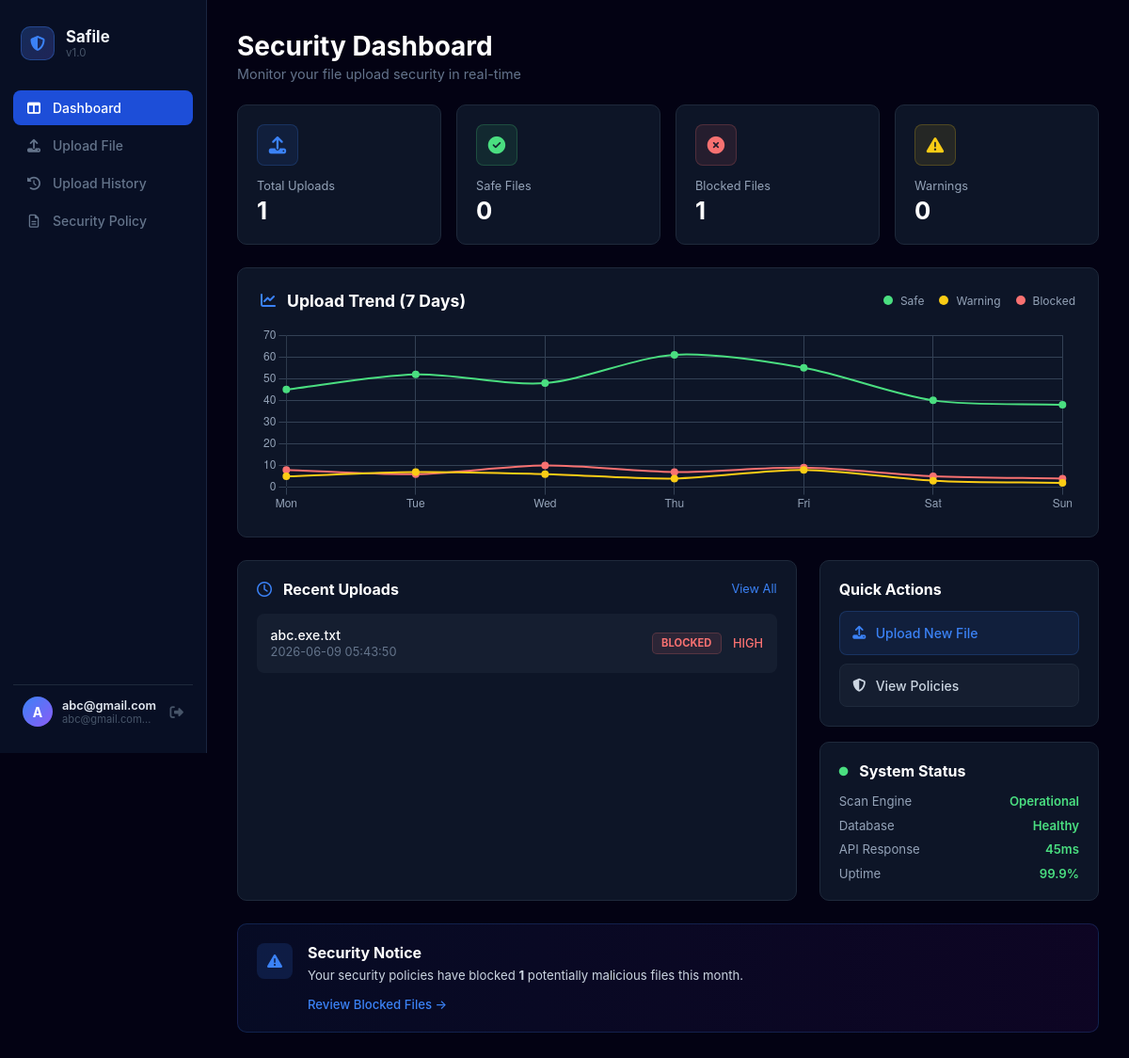
The page /dashboard (signed in) on the database as committed earlier.
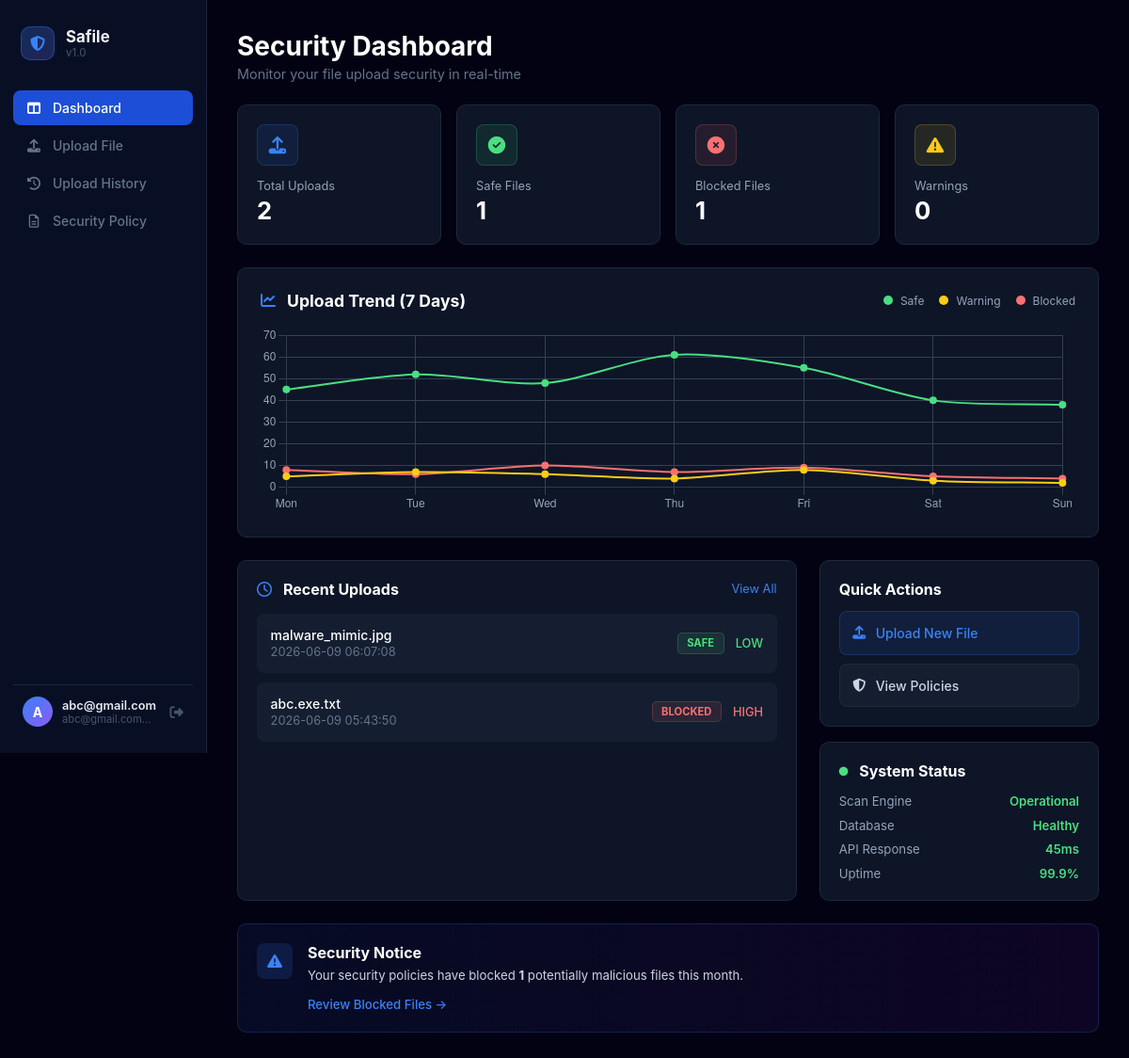
The same page on the database as committed later.
### tables this page shows
CREATE TABLE history (
            id INTEGER PRIMARY KEY AUTOINCREMENT,
            user_id INTEGER NOT NULL,
            filename TEXT NOT NULL,
            status TEXT NOT NULL,
            risk TEXT NOT NULL,
            reason TEXT NOT NULL,
            timestamp DATETIME DEFAULT CURRENT_TIMESTAMP,
            FOREIGN KEY(user_id) REFERENCES users(id)
        );

### app.py (the view)
@app.route('/dashboard')
def dashboard():
    if 'username' not in session:
        return redirect(url_for('login'))
    username = session.get('username', 'Admin')
    current_user_id = session.get('user_id') # 이 부분이 빠져 있었습니다!
    email = f"{username.lower()}@safile.local"
    try:
        conn = sqlite3.connect('safile.db')
        cursor = conn.cursor()
        cursor.execute('SELECT COUNT(*) FROM history WHERE user_id = ?', (current_user_id,))
        total_uploads = cursor.fetchone()[0]
        cursor.execute("SELECT COUNT(*) FROM history WHERE status = 'SAFE' AND user_id = ?", (current_user_id,))
        safe_files = cursor.fetchone()[0]
        cursor.execute("SELECT COUNT(*) FROM history WHERE status = 'BLOCKED' AND user_id = ?", (current_user_id,))
        blocked_files = cursor.fetchone()[0]
        cursor.execute("SELECT COUNT(*) FROM history WHERE status = 'WARNING' AND user_id = ?", (current_user_id,))
        warning_files = cursor.fetchone()[0]
        cursor.execute('SELECT filename, status, risk, timestamp FROM history WHERE user_id = ? ORDER BY timestamp DESC LIMIT 5', (current_user_id,))
        rows = cursor.fetchall()
        conn.close()
        recent_uploads = []
        for r in rows:
            recent_uploads.append({
                "filename": r[0],
                "result": r[1],  # SAFE, WARNING, BLOCKED 문자열 필터링 매칭
                "risk": r[2],    # LOW, MEDIUM, HIGH 위험도 텍스트 매칭
                "time": r[3]     # 타임스탬프 기록 매칭
            })
    except sqlite3.Error:
        total_uploads, safe_files, blocked_files, warning_files = 0, 0, 0, 0
        recent_uploads = []
    return render_template(
        'dashboard.html',
        username=username,
        email=email,
        total_uploads=total_uploads,
        safe_files=safe_files,
        blocked_files=blocked_files,
        warning_files=warning_files,
        recent_uploads=recent_uploads
    )

### app.py (called while the page is built)
@app.context_processor
def inject_user_stats():
    if 'user_id' in session:
        user_id = session.get('user_id')
        conn = sqlite3.connect('safile.db')
        cursor = conn.cursor()
        cursor.execute("SELECT COUNT(*) FROM history WHERE status = 'BLOCKED' AND user_id = ?", (user_id,))
        count = cursor.fetchone()[0]
        conn.close()
        return dict(blocked_count=count)
    return dict(blocked_count=0)

@app.context_processor
def inject_all_stats():
    if 'user_id' in session:
        user_id = session.get('user_id')
        conn = sqlite3.connect('safile.db')
        cursor = conn.cursor()
        cursor.execute("SELECT status, COUNT(*) FROM history WHERE user_id = ? GROUP BY status", (user_id,))
        rows = cursor.fetchall()
        stats = {status: count for status, count in rows}
        conn.close()
        return dict(
            blocked_count=stats.get('BLOCKED', 0),
            warning_count=stats.get('WARNING', 0),
            safe_count=stats.get('SAFE', 0)
        )
    return dict(blocked_count=0, warning_count=0, safe_count=0)

### templates/dashboard.html (shortened to what the changed rows need)
{% extends 'base.html' %}
{% block content %}
<div class="dashboard-header">
    <h1>Security Dashboard</h1>
</div>
<div class="stats-grid">
    <div class="stat-card">
        <div class="stat-card-top">
            <div class="icon-wrapper blue-bg"><i class="fa-solid fa-upload text-blue"></i></div>
        </div>
        <div class="stat-title">Total Uploads</div>
        <div class="stat-value">{{ total_uploads }}</div>
    </div>
    <div class="stat-card">
        <div class="stat-card-top">
            <div class="icon-wrapper green-bg"><i class="fa-solid fa-circle-check text-green"></i></div>
        </div>
        <div class="stat-title">Safe Files</div>
        <div class="stat-value">{{ safe_files }}</div>
    </div>
</div>
<div class="chart-container-box">
    <div class="chart-header-flex">
        <div class="chart-title-left">
            <h2>Upload Trend (7 Days)</h2>
        </div>
    </div>
</div>
<div class="bottom-split-grid">
    <div class="recent-uploads-box">
        <div class="recent-box-header">
            <div class="recent-title-left">
                <h2>Recent Uploads</h2>
            </div>
        </div>
        <div class="uploads-stack-list">
            {% for upload in recent_uploads %}
            <a href="{{ url_for('history') }}" class="upload-item-row">
                <div class="item-info-left">
                    <div class="file-name-text">{{ upload.filename }}</div>
                    <div class="time-stamp-text">{{ upload.time }}</div>
                </div>
                <div class="item-tags-right">
                    {% if upload.result == 'SAFE' %}
                        <span class="status-badge safe-badge">SAFE</span>
                        <span class="risk-text text-green">{{ upload.risk }}</span>
                    {% elif upload.result == 'WARNING' %}
                        <span class="status-badge warning-badge">WARNING</span>
                        <span class="risk-text text-yellow">{{ upload.risk }}</span>
                    {% else %}
                        <span class="status-badge blocked-badge">BLOCKED</span>
                        <span class="risk-text text-red">{{ upload.risk }}</span>
                    {% endif %}
                </div>
            </a>
            {% else %}
            <div class="empty-state">
                <i class="fa-solid fa-inbox" style="font-size:2rem;color:#334155;margin-bottom:0.5rem;"></i>
                <p style="color:#64748b;margin:0;">No uploads yet. <a href="{{ url_for('upload') }}" style="color:#3b82f6;">Upload your first file</a></p>
            </div>
            {% endfor %}
        </div>
    </div>
    <div class="side-stack-layout">
        <div class="quick-actions-card">
            <h2>Quick Actions</h2>
        </div>
        <div class="system-status-card">
            <div class="status-card-header">
                <h2>System Status</h2>
            </div>
        </div>
    </div>
</div>
{% endblock %}
{% block scripts %}
<script>
const ctx = document.getElementById('uploadTrendChart').getContext('2d');
new Chart(ctx, {
    type: 'line',
    data: {
        labels: ["Mon","Tue","Wed","Thu","Fri","Sat","Sun"],
        datasets: [
            { label:'Safe', data:[45,52,48,61,55,40,38], borderColor:'#4ade80', borderWidth:2, tension:0.3, pointBackgroundColor:'#4ade80', fill:false },
            { label:'Warning', data:[5,7,6,4,8,3,2], borderColor:'#facc15', borderWidth:2, tension:0.3, pointBackgroundColor:'#facc15', fill:false },
            { label:'Blocked', data:[8,6,10,7,9,5,4], borderColor:'#f87171', borderWidth:2, tension:0.3, pointBackgroundColor:'#f87171', fill:false }
        ]
    },
    options: {
        responsive:true, maintainAspectRatio:false,
        plugins:{ legend:{ display:false } },
        scales:{
            x:{ grid:{color:'#334155'}, ticks:{color:'#94a3b8'} },
            y:{ grid:{color:'#334155'}, ticks:{color:'#94a3b8'} }
        }
    }
});
</script>
{% endblock %}

Rows that differ between the two databases and show on the page:
added history: filename "malware_mimic.jpg", time "2026-06-09 06:07:08", risk "LOW"
Other text that changed with them:
{{ total_uploads }}: "1" → "2"
{{ safe_files }}: "0" → "1"
